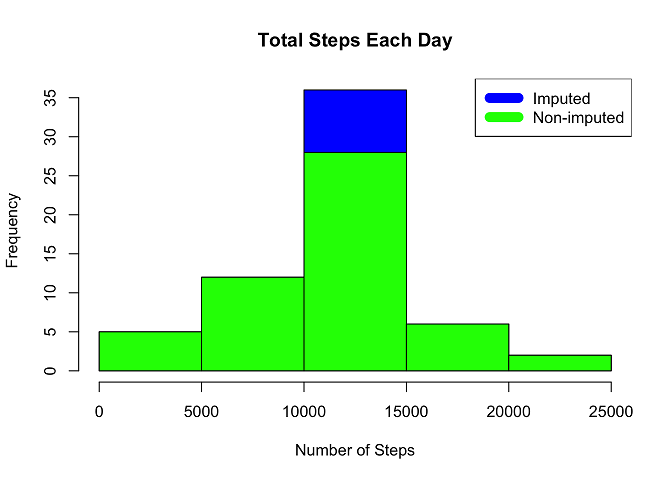

Reproduce this figure in R.
StepsTotalUnion <- aggregate(steps ~ date, data = new_activity, sum, na.rm = TRUE)
hist(StepsTotalUnion$steps, main = paste("Total Steps Each Day"), col="blue", xlab="Number of Steps")
#Create Histogram to show difference. 
hist(steps_by_day$steps, main = paste("Total Steps Each Day"), col="green", xlab="Number of Steps", add=T)
legend("topright", c("Imputed", "Non-imputed"), col=c("blue", "green"), lwd=10)
